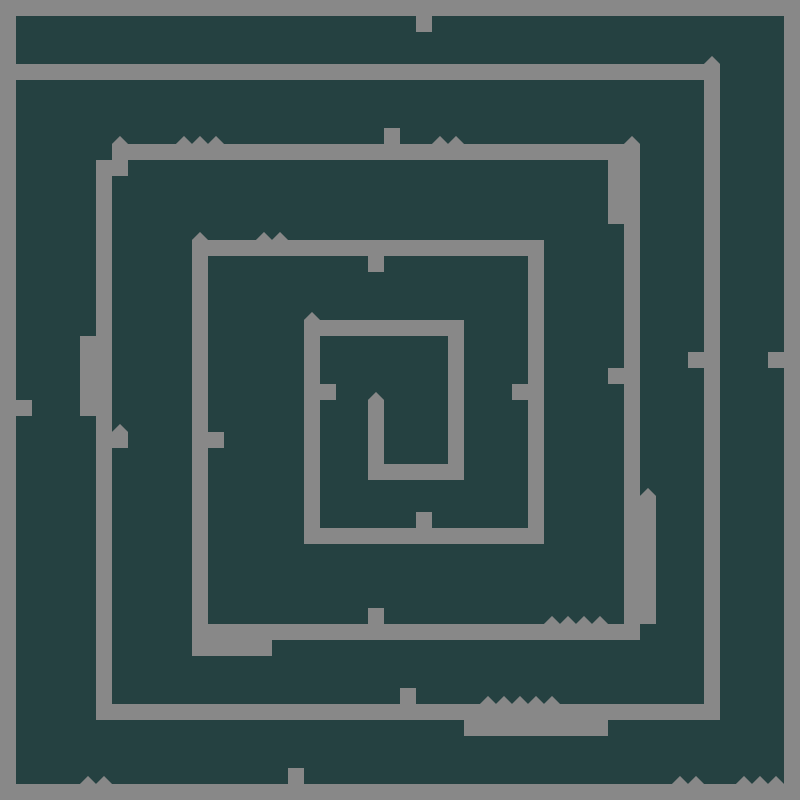

A level layout from a 2D game, rendered from its tile map. Below: a short description, then the map file with tile-grid data replaced by summaries:
An orthogonal 50x50 tile map with 16x16 px tiles, 1 tile layer (Tile Layer 1), 1 hidden layer not drawn, 3 tilesets.

<map version="1.0" orientation="orthogonal" width="50" height="50" tilewidth="16" tileheight="16">
 <tileset firstgid="1" name="tileset0" tilewidth="16" tileheight="16">
  <image source="tileset0.png" trans="ff00ff" width="512" height="512" />
 </tileset>
 <tileset firstgid="1025" name="tileset1" tilewidth="16" tileheight="16">
  <image source="tileset1.png" trans="ff00ff" width="512" height="512" />
 </tileset>
 <tileset firstgid="2049" name="tileset2" tilewidth="16" tileheight="16">
  <image source="tileset2.png" trans="ff00ff" width="512" height="512" />
 </tileset>
 <layer name="Tile Layer 1" width="50" height="50">
  <data>[2500 cells, 2500 non-empty, 3 distinct tile ids]</data>
 </layer>
 <layer name="Tile Layer 2" width="50" height="50" visible="0">
  <data>[2500 cells, 50 non-empty, 1 distinct tile ids]</data>
 </layer>
</map>